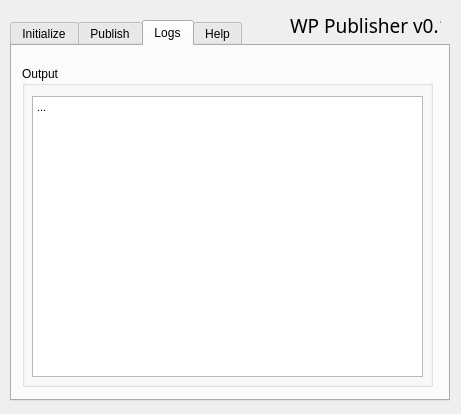
<?xml version="1.0" encoding="UTF-8"?>
<ui version="4.0">
 <class>main_window_dialog</class>
 <widget class="QDialog" name="main_window_dialog">
  <property name="geometry">
   <rect>
    <x>0</x>
    <y>0</y>
    <width>461</width>
    <height>414</height>
   </rect>
  </property>
  <property name="windowTitle">
   <string>WP Publisher</string>
  </property>
  <widget class="QTabWidget" name="main_tab">
   <property name="geometry">
    <rect>
     <x>10</x>
     <y>20</y>
     <width>440</width>
     <height>381</height>
    </rect>
   </property>
   <property name="styleSheet">
    <string notr="true"/>
   </property>
   <property name="currentIndex">
    <number>2</number>
   </property>
   <widget class="QWidget" name="initialize_tab">
    <attribute name="title">
     <string>Initialize</string>
    </attribute>
    <widget class="QPushButton" name="installation_start_button">
     <property name="geometry">
      <rect>
       <x>330</x>
       <y>300</y>
       <width>91</width>
       <height>31</height>
      </rect>
     </property>
     <property name="text">
      <string>Start</string>
     </property>
    </widget>
    <widget class="QGroupBox" name="installation_site_group_box">
     <property name="geometry">
      <rect>
       <x>10</x>
       <y>10</y>
       <width>411</width>
       <height>151</height>
      </rect>
     </property>
     <property name="title">
      <string>Site</string>
     </property>
     <widget class="QToolButton" name="installation_path_file_selector">
      <property name="geometry">
       <rect>
        <x>320</x>
        <y>20</y>
        <width>25</width>
        <height>19</height>
       </rect>
      </property>
      <property name="text">
       <string>...</string>
      </property>
     </widget>
     <widget class="QLineEdit" name="installation_path_text">
      <property name="geometry">
       <rect>
        <x>120</x>
        <y>20</y>
        <width>191</width>
        <height>20</height>
       </rect>
      </property>
     </widget>
     <widget class="QLabel" name="installation_path_label">
      <property name="geometry">
       <rect>
        <x>20</x>
        <y>20</y>
        <width>81</width>
        <height>20</height>
       </rect>
      </property>
      <property name="text">
       <string>Installation Path</string>
      </property>
     </widget>
     <widget class="QLabel" name="installation_username_label">
      <property name="geometry">
       <rect>
        <x>20</x>
        <y>80</y>
        <width>71</width>
        <height>16</height>
       </rect>
      </property>
      <property name="text">
       <string>Username</string>
      </property>
     </widget>
     <widget class="QLineEdit" name="installation_username_text">
      <property name="geometry">
       <rect>
        <x>120</x>
        <y>80</y>
        <width>113</width>
        <height>20</height>
       </rect>
      </property>
     </widget>
     <widget class="QLineEdit" name="installation_site_name_text">
      <property name="geometry">
       <rect>
        <x>120</x>
        <y>110</y>
        <width>113</width>
        <height>20</height>
       </rect>
      </property>
     </widget>
     <widget class="QLabel" name="installation_site_name">
      <property name="geometry">
       <rect>
        <x>20</x>
        <y>110</y>
        <width>61</width>
        <height>16</height>
       </rect>
      </property>
      <property name="text">
       <string>Site Name</string>
      </property>
     </widget>
     <widget class="QCheckBox" name="wordmove_checkbox">
      <property name="geometry">
       <rect>
        <x>280</x>
        <y>100</y>
        <width>111</width>
        <height>17</height>
       </rect>
      </property>
      <property name="text">
       <string>Wordmove config</string>
      </property>
     </widget>
     <widget class="QLabel" name="installation_site_url">
      <property name="geometry">
       <rect>
        <x>20</x>
        <y>50</y>
        <width>47</width>
        <height>13</height>
       </rect>
      </property>
      <property name="text">
       <string>Site Url</string>
      </property>
     </widget>
     <widget class="QLineEdit" name="installation_site_url_text">
      <property name="geometry">
       <rect>
        <x>120</x>
        <y>50</y>
        <width>191</width>
        <height>20</height>
       </rect>
      </property>
     </widget>
    </widget>
    <widget class="QGroupBox" name="installation_progress_group_box">
     <property name="geometry">
      <rect>
       <x>10</x>
       <y>280</y>
       <width>301</width>
       <height>61</height>
      </rect>
     </property>
     <property name="title">
      <string>Installation Progress</string>
     </property>
     <widget class="QProgressBar" name="installation_progress_progress_bar">
      <property name="geometry">
       <rect>
        <x>180</x>
        <y>20</y>
        <width>115</width>
        <height>23</height>
       </rect>
      </property>
      <property name="cursor">
       <cursorShape>ArrowCursor</cursorShape>
      </property>
      <property name="value">
       <number>0</number>
      </property>
     </widget>
     <widget class="QLabel" name="installation_progress_current_status">
      <property name="geometry">
       <rect>
        <x>20</x>
        <y>20</y>
        <width>141</width>
        <height>21</height>
       </rect>
      </property>
      <property name="text">
       <string>Currently Idle</string>
      </property>
     </widget>
    </widget>
    <widget class="QGroupBox" name="installation_database_group_box">
     <property name="geometry">
      <rect>
       <x>10</x>
       <y>170</y>
       <width>411</width>
       <height>101</height>
      </rect>
     </property>
     <property name="title">
      <string>Database</string>
     </property>
     <widget class="QLabel" name="installation_database_hostname_label">
      <property name="geometry">
       <rect>
        <x>20</x>
        <y>30</y>
        <width>51</width>
        <height>16</height>
       </rect>
      </property>
      <property name="text">
       <string>Hostname</string>
      </property>
     </widget>
     <widget class="QLineEdit" name="installation_database_hostname_text">
      <property name="geometry">
       <rect>
        <x>80</x>
        <y>30</y>
        <width>151</width>
        <height>20</height>
       </rect>
      </property>
     </widget>
     <widget class="QLineEdit" name="installation_database_password_text">
      <property name="geometry">
       <rect>
        <x>280</x>
        <y>60</y>
        <width>113</width>
        <height>20</height>
       </rect>
      </property>
     </widget>
     <widget class="QLineEdit" name="installation_database_username_text">
      <property name="geometry">
       <rect>
        <x>80</x>
        <y>60</y>
        <width>113</width>
        <height>20</height>
       </rect>
      </property>
     </widget>
     <widget class="QLabel" name="installation_database_username_label">
      <property name="geometry">
       <rect>
        <x>20</x>
        <y>60</y>
        <width>61</width>
        <height>20</height>
       </rect>
      </property>
      <property name="text">
       <string>Username</string>
      </property>
     </widget>
     <widget class="QLabel" name="installation_database_password_label">
      <property name="geometry">
       <rect>
        <x>220</x>
        <y>60</y>
        <width>61</width>
        <height>20</height>
       </rect>
      </property>
      <property name="text">
       <string>Password</string>
      </property>
     </widget>
    </widget>
    <zorder>installation_progress_group_box</zorder>
    <zorder>installation_start_button</zorder>
    <zorder>installation_site_group_box</zorder>
    <zorder>installation_database_group_box</zorder>
   </widget>
   <widget class="QWidget" name="publish_tab">
    <attribute name="title">
     <string>Publish</string>
    </attribute>
    <widget class="QGroupBox" name="publish_host_group_box">
     <property name="geometry">
      <rect>
       <x>10</x>
       <y>100</y>
       <width>401</width>
       <height>131</height>
      </rect>
     </property>
     <property name="title">
      <string>Host</string>
     </property>
     <widget class="QLabel" name="publish_api_key_label">
      <property name="geometry">
       <rect>
        <x>20</x>
        <y>30</y>
        <width>47</width>
        <height>13</height>
       </rect>
      </property>
      <property name="text">
       <string>API Key</string>
      </property>
     </widget>
     <widget class="QLineEdit" name="publish_api_key_text">
      <property name="geometry">
       <rect>
        <x>110</x>
        <y>30</y>
        <width>271</width>
        <height>20</height>
       </rect>
      </property>
     </widget>
     <widget class="QLabel" name="publish_installation_path_label">
      <property name="geometry">
       <rect>
        <x>20</x>
        <y>60</y>
        <width>91</width>
        <height>16</height>
       </rect>
      </property>
      <property name="text">
       <string>Installation Path</string>
      </property>
     </widget>
     <widget class="QLineEdit" name="publish_installation_path_text">
      <property name="geometry">
       <rect>
        <x>110</x>
        <y>60</y>
        <width>231</width>
        <height>20</height>
       </rect>
      </property>
     </widget>
     <widget class="QToolButton" name="publish_installation_path_selector">
      <property name="geometry">
       <rect>
        <x>350</x>
        <y>60</y>
        <width>25</width>
        <height>19</height>
       </rect>
      </property>
      <property name="text">
       <string>...</string>
      </property>
     </widget>
     <widget class="QLabel" name="publish_site_url_label">
      <property name="geometry">
       <rect>
        <x>20</x>
        <y>90</y>
        <width>71</width>
        <height>16</height>
       </rect>
      </property>
      <property name="text">
       <string>Site Url</string>
      </property>
     </widget>
     <widget class="QLineEdit" name="publish_site_url_text">
      <property name="geometry">
       <rect>
        <x>110</x>
        <y>90</y>
        <width>271</width>
        <height>20</height>
       </rect>
      </property>
     </widget>
    </widget>
    <widget class="QPushButton" name="publish_start">
     <property name="geometry">
      <rect>
       <x>330</x>
       <y>300</y>
       <width>91</width>
       <height>31</height>
      </rect>
     </property>
     <property name="text">
      <string>Start</string>
     </property>
    </widget>
   </widget>
   <widget class="QWidget" name="logs_tab">
    <attribute name="title">
     <string>Logs</string>
    </attribute>
    <widget class="QGroupBox" name="logs_output_group_box">
     <property name="geometry">
      <rect>
       <x>10</x>
       <y>20</y>
       <width>411</width>
       <height>321</height>
      </rect>
     </property>
     <property name="title">
      <string>Output</string>
     </property>
     <widget class="QTextBrowser" name="logs_output_text_box">
      <property name="geometry">
       <rect>
        <x>10</x>
        <y>30</y>
        <width>391</width>
        <height>281</height>
       </rect>
      </property>
      <property name="cursor" stdset="0">
       <cursorShape>IBeamCursor</cursorShape>
      </property>
      <property name="html">
       <string>&lt;!DOCTYPE HTML PUBLIC &quot;-//W3C//DTD HTML 4.0//EN&quot; &quot;http://www.w3.org/TR/REC-html40/strict.dtd&quot;&gt;
&lt;html&gt;&lt;head&gt;&lt;meta name=&quot;qrichtext&quot; content=&quot;1&quot; /&gt;&lt;style type=&quot;text/css&quot;&gt;
p, li { white-space: pre-wrap; }
&lt;/style&gt;&lt;/head&gt;&lt;body style=&quot; font-family:'MS Shell Dlg 2'; font-size:8.25pt; font-weight:400; font-style:normal;&quot;&gt;
&lt;p style=&quot; margin-top:0px; margin-bottom:0px; margin-left:0px; margin-right:0px; -qt-block-indent:0; text-indent:0px;&quot;&gt;...&lt;/p&gt;&lt;/body&gt;&lt;/html&gt;</string>
      </property>
     </widget>
    </widget>
   </widget>
   <widget class="QWidget" name="help_tab">
    <attribute name="title">
     <string>Help</string>
    </attribute>
    <widget class="QGroupBox" name="help_group_box">
     <property name="geometry">
      <rect>
       <x>10</x>
       <y>20</y>
       <width>391</width>
       <height>71</height>
      </rect>
     </property>
     <property name="title">
      <string>Help</string>
     </property>
     <widget class="QLabel" name="help_info_label">
      <property name="geometry">
       <rect>
        <x>20</x>
        <y>30</y>
        <width>361</width>
        <height>21</height>
       </rect>
      </property>
      <property name="text">
       <string>Please see readme</string>
      </property>
     </widget>
    </widget>
   </widget>
  </widget>
  <widget class="QLabel" name="project_title_and_version">
   <property name="geometry">
    <rect>
     <x>290</x>
     <y>10</y>
     <width>151</width>
     <height>31</height>
    </rect>
   </property>
   <property name="font">
    <font>
     <family>Franklin Gothic Medium</family>
     <pointsize>14</pointsize>
    </font>
   </property>
   <property name="text">
    <string>WP Publisher v0.1</string>
   </property>
  </widget>
 </widget>
 <resources/>
 <connections/>
</ui>
